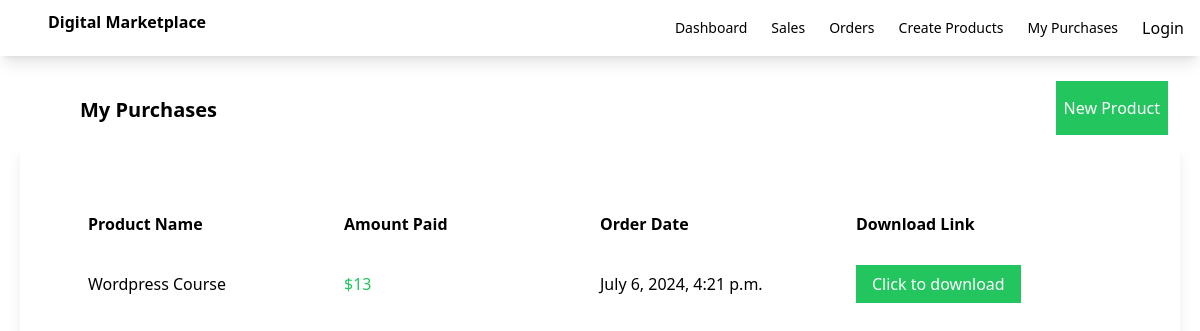
The page /purchases on the database as committed earlier.
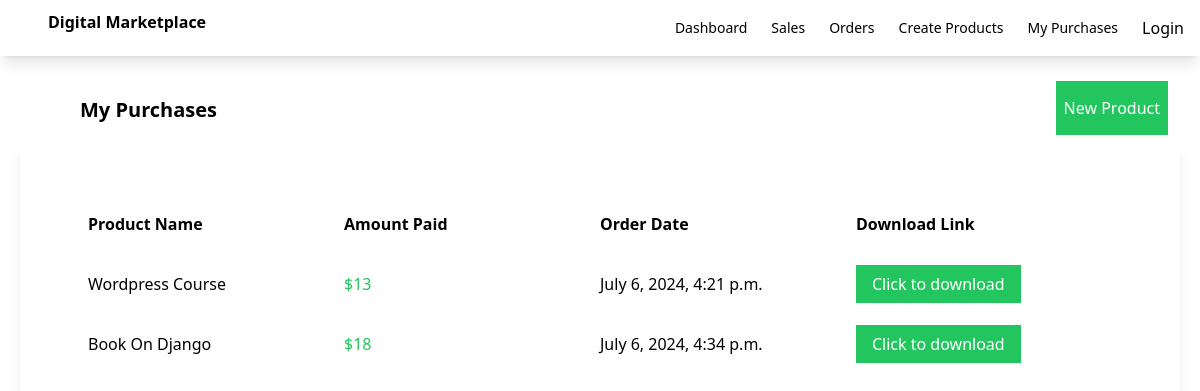
The same page on the database as committed later.
### myapp/models.py (models this page shows)
class OrderDetail(models.Model):
    customer_name = models.CharField(max_length=100)
    product = models.CharField(max_length=100)
    amount = models.IntegerField()
    created_on = models.DateTimeField(auto_now_add=True)

### myapp/views.py (the view)
# urls.py: path('purchases',views.my_purchases,name='purchases'),
def my_purchases(request):
    orders = OrderDetail.objects.filter(customer_name=request.user)
    return render(request,'myapp/purchases.html',{'orders':orders})

### myapp/templates/myapp/purchases.html
{% extends 'myapp/base.html' %}
{% block body %}
    <div class="flex justify-between">
        <div class="ml-20 mt-10 font-bold text-xl">My Purchases</div>
        <div class="ml-20 mt-10">
            <a class="bg-green-500 text-white px-2 py-4 mr-8" href="{% url 'createproduct' %}">New Product</a>
        </div>
    </div>
    <div class="order-container shadow-lg p-10 m-5">
        <div class="order-header flex font-bold  m-5 p-2 ">
            <div class="w-1/4">
                Product Name
            </div>
            <div class="w-1/4">
                Amount Paid
            </div>
            <div class="w-1/4">
                Order Date
            </div>
            <div class="w-1/4">
                Download Link
            </div>
        </div>
        {% for order in orders %}
        <div class="flex  m-5 p-2">
            <div class="w-1/4">
                {{order.product}}
            </div>
            <div class="w-1/4 text-green-500">
                ${{order.amount}}
            </div>
            <div class="w-1/4">
                {{order.created_on}}
            </div>
            <div class="w-1/4">
                <a class="bg-green-500 text-white px-4 py-2" href="{{order.product.file.url}}" download>Click to download</a>
            </div>
        </div>
        {% endfor %}
    </div>
{% endblock %}

Rows that differ between the two databases and show on the page:
added OrderDetail: product "Book On Django", amount "18", created_on "July 6, 2024, 4:34 p.m."
